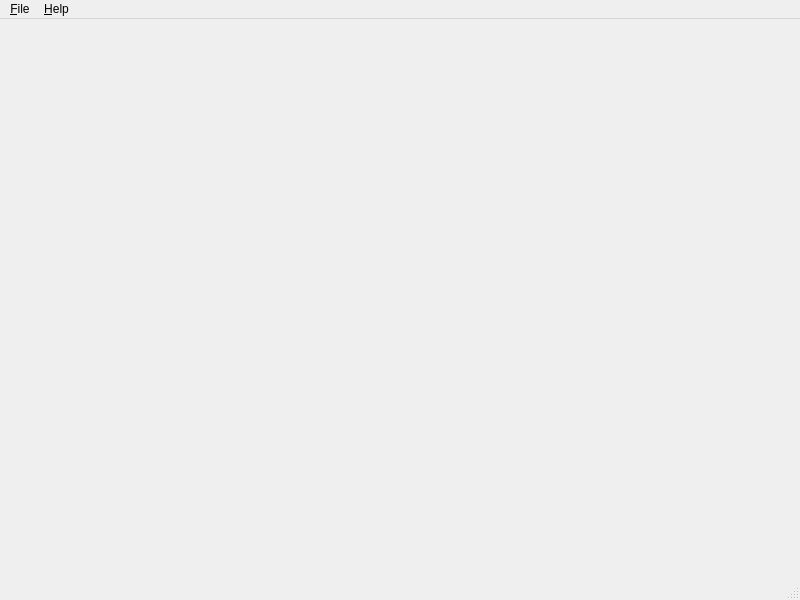
<?xml version="1.0" encoding="UTF-8"?>
<ui version="4.0">
 <class>main_window</class>
 <widget class="QMainWindow" name="main_window">
  <property name="geometry">
   <rect>
    <x>0</x>
    <y>0</y>
    <width>800</width>
    <height>600</height>
   </rect>
  </property>
  <property name="windowTitle">
   <string>MyWindow</string>
  </property>
  <widget class="QWidget" name="centralwidget"/>
  <widget class="QMenuBar" name="menubar">
   <property name="geometry">
    <rect>
     <x>0</x>
     <y>0</y>
     <width>800</width>
     <height>22</height>
    </rect>
   </property>
   <property name="defaultUp">
    <bool>false</bool>
   </property>
   <property name="nativeMenuBar">
    <bool>true</bool>
   </property>
   <widget class="QMenu" name="file_menu">
    <property name="statusTip">
     <string>File related operations</string>
    </property>
    <property name="title">
     <string>&amp;File</string>
    </property>
    <addaction name="file_open_menu"/>
    <addaction name="separator"/>
   </widget>
   <widget class="QMenu" name="menu_Help">
    <property name="title">
     <string>&amp;Help</string>
    </property>
    <addaction name="help_about_menu"/>
   </widget>
   <addaction name="file_menu"/>
   <addaction name="menu_Help"/>
  </widget>
  <widget class="QStatusBar" name="statusbar"/>
  <action name="file_open_menu">
   <property name="text">
    <string>&amp;Open...</string>
   </property>
  </action>
  <action name="help_about_menu">
   <property name="text">
    <string>&amp;About...</string>
   </property>
  </action>
 </widget>
 <resources/>
 <connections/>
</ui>
